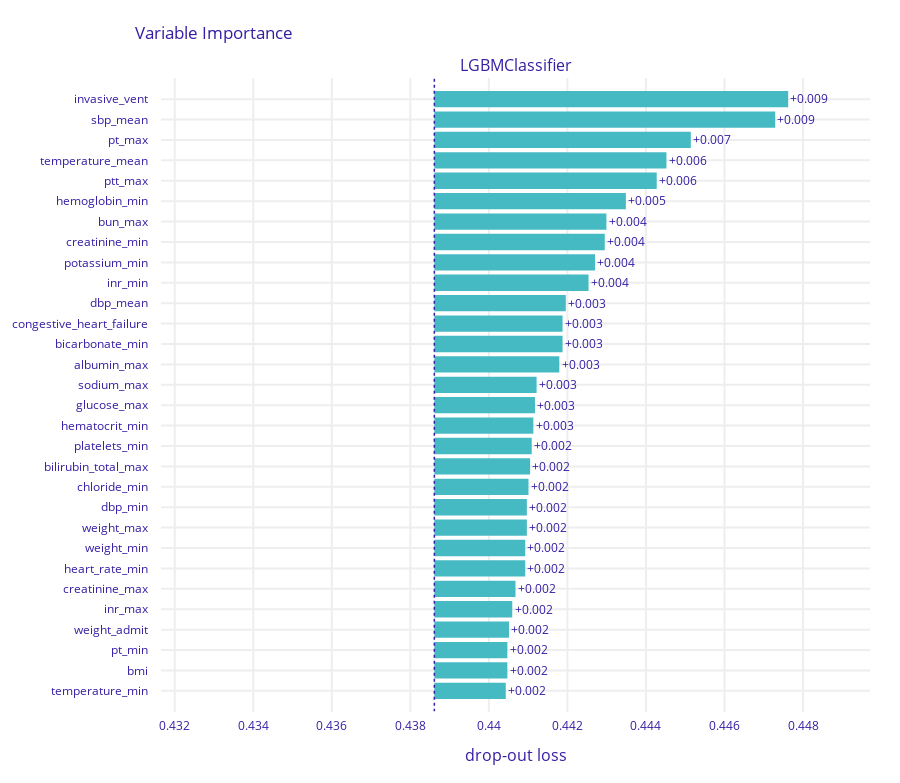

Notebook cell for this chart:
### Code cell
exp.model_parts().plot(max_vars=30)

### Figure 1 — Plotly figure (JSON) as saved in the notebook; plotly's stock layout.template omitted (floating-point values rounded to 4 significant figures)
{"data": [{"base": 0.4386, "hoverinfo": "text", "hoverlabel": {"bgcolor": "rgba(0,0,0,0.8)"}, "hovertext": ["Model: LGBMClassifier loss after<br>variable: invasive_vent is permuted: 0.448<br>Drop-out loss change: +0.009", "Model: LGBMClassifier loss after<br>variable: sbp_mean is permuted: 0.447<br>Drop-out loss change: +0.009", "Model: LGBMClassifier loss after<br>variable: pt_max is permuted: 0.445<br>Drop-out loss change: +0.007", "Model: LGBMClassifier loss after<br>variable: temperature_mean is permuted: 0.445<br>Drop-out loss change: +0.006", "Model: LGBMClassifier loss after<br>variable: ptt_max is permuted: 0.444<br>Drop-out loss change: +0.006", "Model: LGBMClassifier loss after<br>variable: hemoglobin_min is permuted: 0.443<br>Drop-out loss change: +0.005", "Model: LGBMClassifier loss after<br>variable: bun_max is permuted: 0.443<br>Drop-out loss change: +0.004", "Model: LGBMClassifier loss after<br>variable: creatinine_min is permuted: 0.443<br>Drop-out loss change: +0.004", "Model: LGBMClassifier loss after<br>variable: potassium_min is permuted: 0.443<br>Drop-out loss change: +0.004", "Model: LGBMClassifier loss after<br>variable: inr_min is permuted: 0.443<br>Drop-out loss change: +0.004", "Model: LGBMClassifier loss after<br>variable: dbp_mean is permuted: 0.442<br>Drop-out loss change: +0.003", "Model: LGBMClassifier loss after<br>variable: congestive_heart_failure is permuted: 0.442<br>Drop-out loss change: +0.003", "Model: LGBMClassifier loss after<br>variable: bicarbonate_min is permuted: 0.442<br>Drop-out loss change: +0.003", "Model: LGBMClassifier loss after<br>variable: albumin_max is permuted: 0.442<br>Drop-out loss change: +0.003", "Model: LGBMClassifier loss after<br>variable: sodium_max is permuted: 0.441<br>Drop-out loss change: +0.003", "Model: LGBMClassifier loss after<br>variable: glucose_max is permuted: 0.441<br>Drop-out loss change: +0.003", "Model: LGBMClassifier loss after<br>variable: hematocrit_min is permuted: 0.441<br>Drop-out loss change: +0.003", "Model: LGBMClassifier loss after<br>variable: platelets_min is permuted: 0.441<br>Drop-out loss change: +0.002", "Model: LGBMClassifier loss after<br>variable: bilirubin_total_max is permuted: 0.441<br>Drop-out loss change: +0.002", "Model: LGBMClassifier loss after<br>variable: chloride_min is permuted: 0.441<br>Drop-out loss change: +0.002", "Model: LGBMClassifier loss after<br>variable: dbp_min is permuted: 0.441<br>Drop-out loss change: +0.002", "Model: LGBMClassifier loss after<br>variable: weight_max is permuted: 0.441<br>Drop-out loss change: +0.002", "Model: LGBMClassifier loss after<br>variable: weight_min is permuted: 0.441<br>Drop-out loss change: +0.002", "Model: LGBMClassifier loss after<br>variable: heart_rate_min is permuted: 0.441<br>Drop-out loss change: +0.002", "Model: LGBMClassifier loss after<br>variable: creatinine_max is permuted: 0.441<br>Drop-out loss change: +0.002", "Model: LGBMClassifier loss after<br>variable: inr_max is permuted: 0.441<br>Drop-out loss change: +0.002", "Model: LGBMClassifier loss after<br>variable: weight_admit is permuted: 0.441<br>Drop-out loss change: +0.002", "Model: LGBMClassifier loss after<br>variable: pt_min is permuted: 0.44<br>Drop-out loss change: +0.002", "Model: LGBMClassifier loss after<br>variable: bmi is permuted: 0.44<br>Drop-out loss change: +0.002", "Model: LGBMClassifier loss after<br>variable: temperature_min is permuted: 0.44<br>Drop-out loss change: +0.002"], "marker": {"color": "#46bac2"}, "orientation": "h", "showlegend": false, "text": ["+0.009", "+0.009", "+0.007", "+0.006", "+0.006", "+0.005", "+0.004", "+0.004", "+0.004", "+0.004", "+0.003", "+0.003", "+0.003", "+0.003", "+0.003", "+0.003", "+0.003", "+0.002", "+0.002", "+0.002", "+0.002", "+0.002", "+0.002", "+0.002", "+0.002", "+0.002", "+0.002", "+0.002", "+0.002", "+0.002"], "textposition": "outside", "type": "bar", "x": [0.009012, 0.008681, 0.006532, 0.005912, 0.005663, 0.004878, 0.004382, 0.004341, 0.004093, 0.003927, 0.003348, 0.003266, 0.003266, 0.003183, 0.002604, 0.002563, 0.002522, 0.00248, 0.002439, 0.002398, 0.002356, 0.002356, 0.002315, 0.002315, 0.002067, 0.001984, 0.001902, 0.00186, 0.00186, 0.001819], "xaxis": "x", "y": ["invasive_vent", "sbp_mean", "pt_max", "temperature_mean", "ptt_max", "hemoglobin_min", "bun_max", "creatinine_min", "potassium_min", "inr_min", "dbp_mean", "congestive_heart_failure", "bicarbonate_min", "albumin_max", "sodium_max", "glucose_max", "hematocrit_min", "platelets_min", "bilirubin_total_max", "chloride_min", "dbp_min", "weight_max", "weight_min", "heart_rate_min", "creatinine_max", "inr_max", "weight_admit", "pt_min", "bmi", "temperature_min"], "yaxis": "y"}], "layout": {"annotations": [{"font": {"size": 16}, "showarrow": false, "text": "LGBMClassifier", "x": 0.5, "xanchor": "center", "xref": "paper", "y": 1, "yanchor": "bottom", "yref": "paper"}, {"font": {"size": 16}, "showarrow": false, "text": "drop-out loss", "x": 0.5, "xanchor": "center", "xref": "paper", "y": 0, "yanchor": "top", "yref": "paper", "yshift": -30}], "font": {"color": "#371ea3"}, "height": 783, "margin": {"b": 71, "r": 30, "t": 78}, "shapes": [{"line": {"color": "#371ea3", "dash": "dot", "width": 1.5}, "type": "line", "x0": 0.4386, "x1": 0.4386, "xref": "x", "y0": -1, "y1": 30, "yref": "y"}], "title": {"text": "Variable Importance", "x": 0.15}, "xaxis": {"anchor": "y", "automargin": true, "domain": [0, 1], "fixedrange": true, "gridwidth": 2, "range": [0.4316, 0.4497], "tickcolor": "white", "ticklen": 3, "ticks": "outside", "type": "linear", "zeroline": false}, "yaxis": {"anchor": "x", "automargin": true, "autorange": "reversed", "domain": [0, 1], "fixedrange": true, "gridwidth": 2, "tickcolor": "white", "ticklen": 10, "ticks": "outside", "type": "category"}}}
